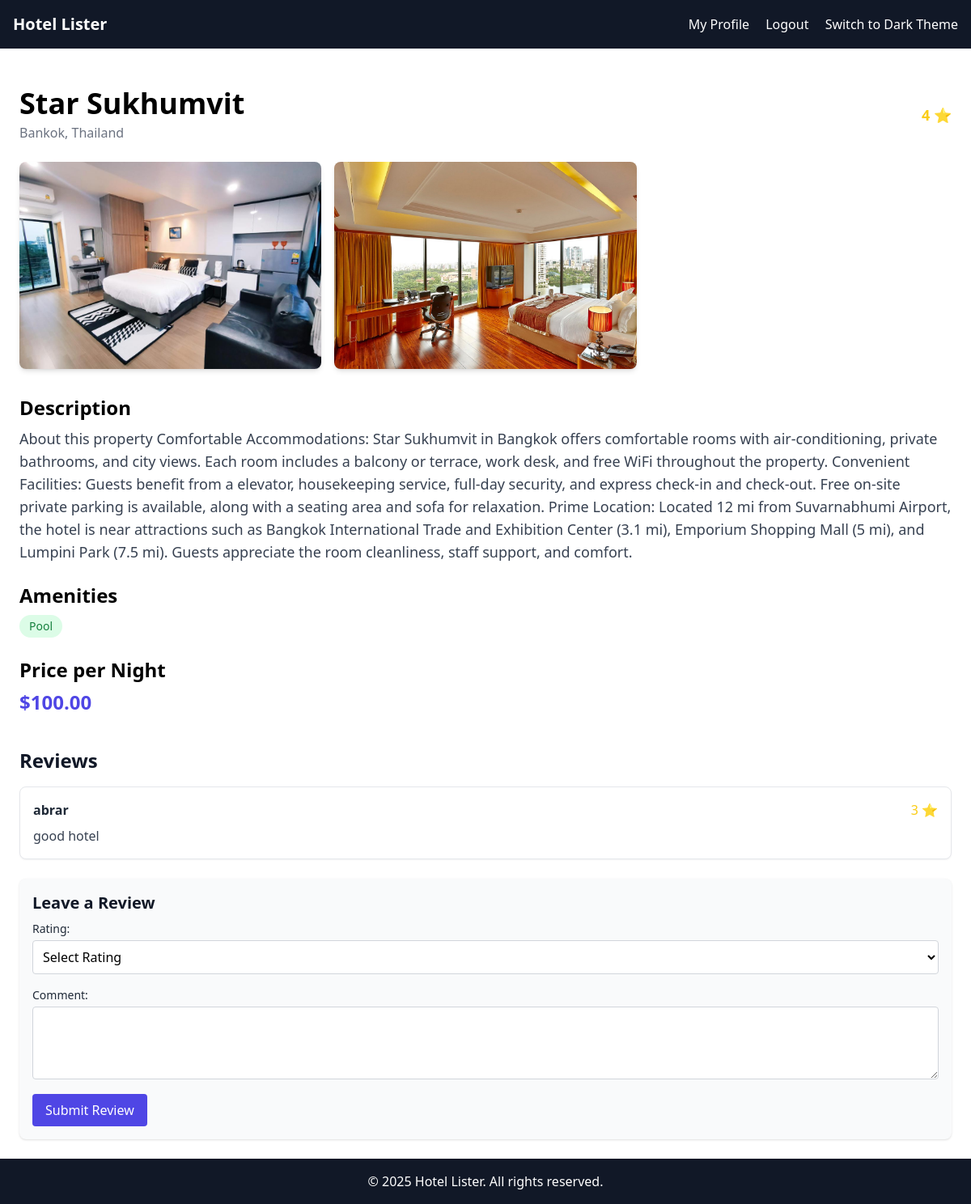
Before: /hotel-detail/f9e94161-78d1-46ef-a741-2de222b4a1ea/ (signed in) with the older database file.
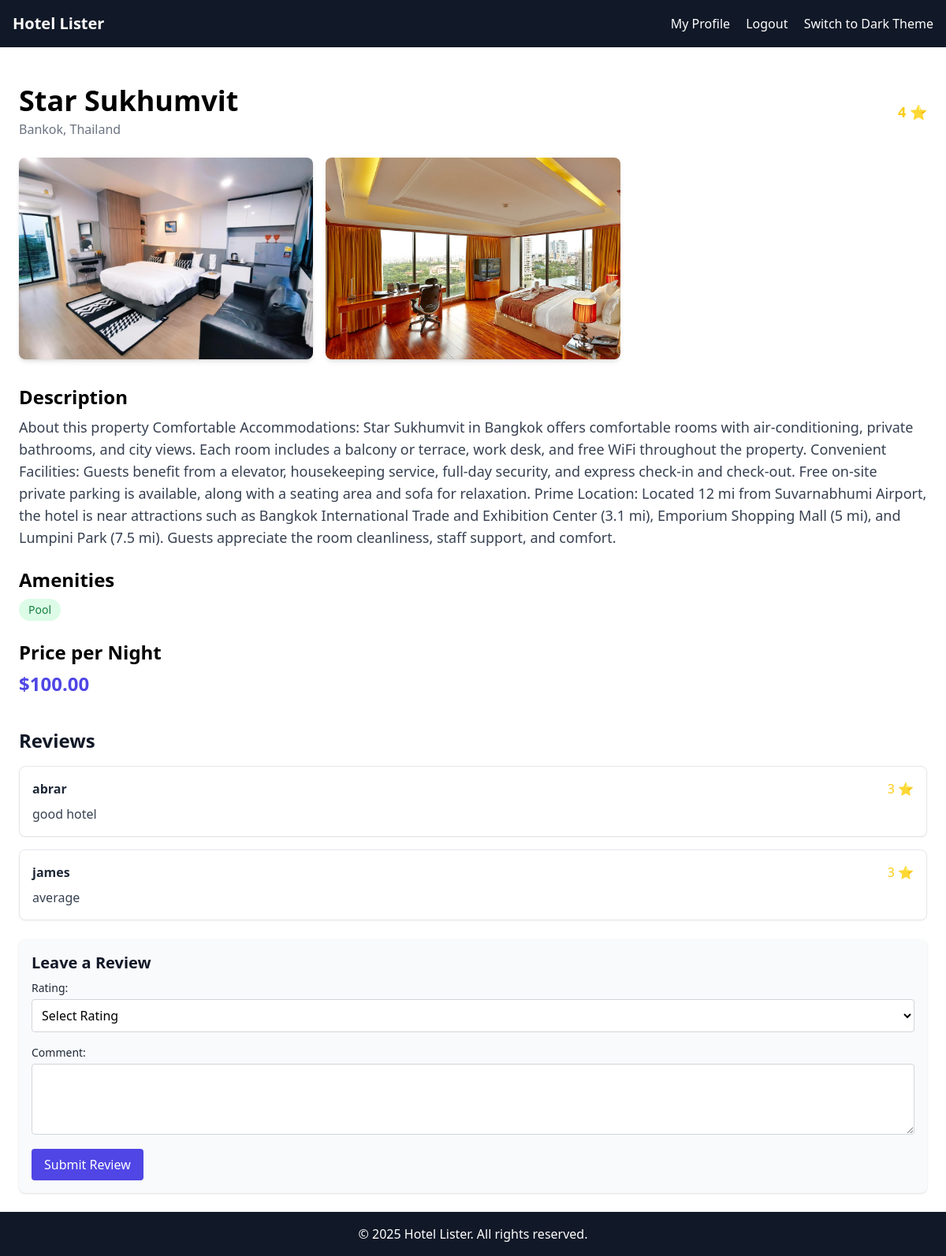
After: the same page with the newer database file.
### home/models.py (models this page shows, shortened)
class BaseModel(models.Model):
    uid = models.UUIDField(default=uuid.uuid4, editable=False, primary_key=True)
    created_at = models.DateTimeField(auto_now_add=True)
    updated_at = models.DateTimeField(auto_now=True)
    class Meta:
        abstract = True

class HotelImage(BaseModel):
    hotel = models.ForeignKey(Hotel, related_name="images", on_delete=models.CASCADE)
    image = models.ImageField(upload_to='hotels/')

class Amenity(BaseModel):
    name = models.CharField(max_length=100)

class HotelReview(BaseModel):
    hotel = models.ForeignKey(Hotel, related_name='reviews', on_delete=models.CASCADE)
    user = models.ForeignKey(User, on_delete=models.CASCADE)
    rating = models.IntegerField(choices=[(i, f"{i} Star") for i in range(1, 6)])
    comment = models.TextField()

### home/views.py (the view, shortened to what this page needs)
# urls.py: path('hotel-detail/<uuid:hotel_id>/', hotel_detail, name='hotel_detail'),  # Hotel detail page
@login_required
def hotel_detail(request, hotel_id):
    hotel = get_object_or_404(Hotel, uid=hotel_id)
    images = hotel.images.all()
    reviews = HotelReview.objects.filter(hotel=hotel).select_related('user')
    return render(request, 'hotel_detail.html', {
        'hotel': hotel,
        'images': images,
        'reviews': reviews
    })

### home/templates/hotel_detail.html (shortened to what this page needs)
{% extends 'base.html' %}
{% load static %}
{% block content %}
<div class="max-w-7xl mx-auto mt-6">
    <div class="flex flex-col md:flex-row justify-between items-start md:items-center">
        <div>
            <h1 class="text-4xl font-bold">{{ hotel.hotel_name }}</h1>
            <p class="text-gray-500 dark:text-gray-400 mt-1">{{ hotel.location }}</p>
        </div>
        <div class="mt-4 md:mt-0">
            <span class="text-yellow-400 text-lg font-semibold">{{ hotel.star_rating }} ⭐</span>
        </div>
    </div>
    <div class="mt-6">
        {% if images %}
            <div class="grid grid-cols-1 sm:grid-cols-2 md:grid-cols-3 gap-4">
                {% for img in images %}
                    <img src="{{ img.image.url }}" alt="Hotel Image" class="w-full h-64 object-cover rounded-lg shadow-md">
                {% endfor %}
            </div>
        {% else %}
            <p class="text-center text-gray-600 dark:text-gray-300 italic mt-4">No images available for this hotel.</p>
        {% endif %}
    </div>
    <div class="mt-8">
        <h2 class="text-2xl font-semibold mb-2">Description</h2>
        <p class="text-lg text-gray-700 dark:text-gray-300">{{ hotel.description }}</p>
    </div>
    <div class="mt-6">
        <h2 class="text-2xl font-semibold mb-2">Amenities</h2>
        <div class="flex flex-wrap gap-2">
            {% for amenity in hotel.amenities.all %}
                <span class="px-3 py-1 bg-green-100 text-green-700 dark:bg-green-900 dark:text-green-300 rounded-full text-sm font-medium">
                    {{ amenity.name }}
                </span>
            {% empty %}
                <p class="text-gray-600 dark:text-gray-300 italic">No amenities listed.</p>
            {% endfor %}
        </div>
    </div>
    <div class="mt-6">
        <h2 class="text-2xl font-semibold mb-2">Price per Night</h2>
        <p class="text-2xl font-bold text-indigo-600 dark:text-indigo-400">${{ hotel.price }}</p>
    </div>
    <div class="mt-10">
        <h2 class="text-2xl font-bold mb-4 text-gray-900 dark:text-white">Reviews</h2>
        {% for review in reviews %}
            <div class="border border-gray-200 dark:border-gray-700 p-4 rounded-lg shadow-sm mb-4 bg-white dark:bg-gray-900">
                <div class="flex items-center justify-between mb-2">
                    <p class="font-semibold text-gray-800 dark:text-white">{{ review.user.username }}</p>
                    <span class="text-yellow-400 font-medium">{{ review.rating }} ⭐</span>
                </div>
                <p class="text-gray-700 dark:text-gray-300">{{ review.comment }}</p>
            </div>
        {% empty %}
            <p class="italic text-gray-600 dark:text-gray-300">No reviews yet. Be the first to write one!</p>
        {% endfor %}
        {% if user.is_authenticated %}
        <form method="POST" class="mt-6 bg-gray-50 dark:bg-gray-800 p-4 rounded-lg shadow">
            <h3 class="text-xl font-semibold mb-2 text-gray-900 dark:text-white">Leave a Review</h3>
            <label for="rating" class="block text-sm font-medium mb-1 text-gray-800 dark:text-gray-200">Rating:</label>
            <select name="rating" id="rating" required
                    class="w-full mb-4 p-2 rounded border border-gray-300 dark:border-gray-600 bg-white dark:bg-gray-700 dark:text-white">
                <option value="">Select Rating</option>
            </select>
            <label for="comment" class="block text-sm font-medium mb-1 text-gray-800 dark:text-gray-200">Comment:</label>
            <textarea name="comment" id="comment" rows="3" required
                    class="w-full p-2 rounded border border-gray-300 dark:border-gray-600 bg-white dark:bg-gray-700 dark:text-white"></textarea>
            <button type="submit" class="mt-3 px-4 py-2 bg-indigo-600 text-white rounded hover:bg-indigo-700">
                Submit Review
            </button>
        </form>
        {% else %}
        <p class="text-center mt-4 text-gray-800 dark:text-gray-200">
            <a href="{% url 'login' %}" class="text-indigo-600 hover:underline">Log in</a> to leave a review.
        </p>
        {% endif %}
    </div>
</div>
{% endblock %}

Changed rows visible on the page:
added HotelReview: user.username "james", rating "3", comment "average"
